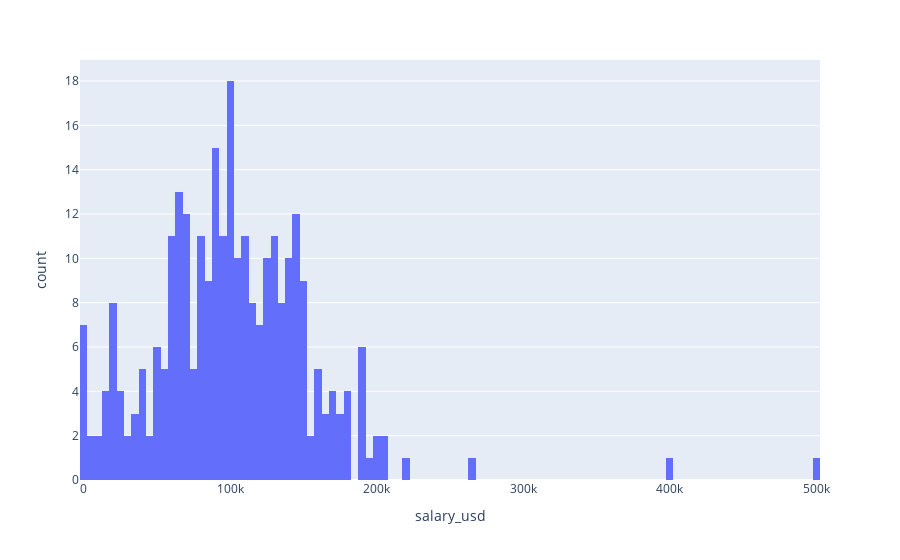

This figure's notebook cell:
### Code cell
# plot distribution of salary_usd
px.histogram(df, x='salary_usd', nbins=100)

### Figure 1 — Plotly figure (JSON) as saved in the notebook; plotly's stock layout.template omitted (floating-point values rounded to 4 significant figures; data arrays with more than 128 entries replaced by an {"elided": "..."} marker saying what was removed)
{"data": [{"alignmentgroup": "True", "bingroup": "x", "hovertemplate": "salary_usd=%{x}<br>count=%{y}<extra></extra>", "legendgroup": "", "marker": {"color": "#636efa", "pattern": {"shape": ""}}, "name": "", "nbinsx": 100, "offsetgroup": "", "orientation": "v", "showlegend": false, "type": "histogram", "x": {"elided": "297 float values"}, "xaxis": "x", "yaxis": "y"}], "layout": {"barmode": "relative", "legend": {"tracegroupgap": 0}, "margin": {"t": 60}, "xaxis": {"anchor": "y", "domain": [0, 1], "title": {"text": "salary_usd"}}, "yaxis": {"anchor": "x", "domain": [0, 1], "title": {"text": "count"}}}}
